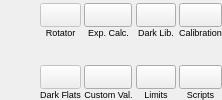
           <widget class="QWidget" name="toolsLayout" native="true">
            <layout class="QGridLayout" name="gridLayout" rowstretch="0,0,0,0,0">
             <property name="leftMargin">
              <number>0</number>
             </property>
             <property name="topMargin">
              <number>3</number>
             </property>
             <property name="rightMargin">
              <number>0</number>
             </property>
             <property name="bottomMargin">
              <number>0</number>
             </property>
             <property name="horizontalSpacing">
              <number>3</number>
             </property>
             <property name="verticalSpacing">
              <number>0</number>
             </property>
             <item row="1" column="5">
              <widget class="QLabel" name="darksLibraryLabel">
               <property name="font">
                <font>
                 <pointsize>7</pointsize>
                </font>
               </property>
               <property name="text">
                <string>Dark Lib.</string>
               </property>
               <property name="alignment">
                <set>Qt::AlignCenter</set>
               </property>
              </widget>
             </item>
             <item row="1" column="3">
              <widget class="QLabel" name="rotatorLabel">
               <property name="font">
                <font>
                 <pointsize>7</pointsize>
                </font>
               </property>
               <property name="text">
                <string>Rotator</string>
               </property>
               <property name="alignment">
                <set>Qt::AlignCenter</set>
               </property>
              </widget>
             </item>
             <item row="2" column="4">
              <spacer name="verticalSpacer_2">
               <property name="orientation">
                <enum>Qt::Vertical</enum>
               </property>
               <property name="sizeHint" stdset="0">
                <size>
                 <width>20</width>
                 <height>6</height>
                </size>
               </property>
              </spacer>
             </item>
             <item row="0" column="3">
              <widget class="QPushButton" name="rotatorB">
               <property name="enabled">
                <bool>false</bool>
               </property>
               <property name="sizePolicy">
                <sizepolicy hsizetype="Preferred" vsizetype="Preferred">
                 <horstretch>0</horstretch>
                 <verstretch>0</verstretch>
                </sizepolicy>
               </property>
               <property name="minimumSize">
                <size>
                 <width>24</width>
                 <height>24</height>
                </size>
               </property>
               <property name="maximumSize">
                <size>
                 <width>48</width>
                 <height>28</height>
                </size>
               </property>
               <property name="toolTip">
                <string>Rotator Control</string>
               </property>
               <property name="text">
                <string/>
               </property>
               <property name="icon">
                <iconset theme="rotation-allowed">
                 <normaloff>.</normaloff>.</iconset>
               </property>
               <property name="iconSize">
                <size>
                 <width>28</width>
                 <height>28</height>
                </size>
               </property>
              </widget>
             </item>
             <item row="1" column="4">
              <widget class="QLabel" name="exposureCalculationLabel">
               <property name="font">
                <font>
                 <pointsize>7</pointsize>
                </font>
               </property>
               <property name="text">
                <string>Exp. Calc.</string>
               </property>
               <property name="alignment">
                <set>Qt::AlignCenter</set>
               </property>
              </widget>
             </item>
             <item row="0" column="5">
              <widget class="QPushButton" name="darkLibraryB">
               <property name="sizePolicy">
                <sizepolicy hsizetype="Preferred" vsizetype="Preferred">
                 <horstretch>0</horstretch>
                 <verstretch>0</verstretch>
                </sizepolicy>
               </property>
               <property name="maximumSize">
                <size>
                 <width>48</width>
                 <height>28</height>
                </size>
               </property>
               <property name="toolTip">
                <string>Create and manage Dark Library</string>
               </property>
               <property name="text">
                <string/>
               </property>
               <property name="icon">
                <iconset theme="lighttable">
                 <normaloff>.</normaloff>.</iconset>
               </property>
               <property name="iconSize">
                <size>
                 <width>28</width>
                 <height>28</height>
                </size>
               </property>
              </widget>
             </item>
             <item row="0" column="4">
              <widget class="QPushButton" name="exposureCalcB">
               <property name="sizePolicy">
                <sizepolicy hsizetype="Preferred" vsizetype="Preferred">
                 <horstretch>0</horstretch>
                 <verstretch>0</verstretch>
                </sizepolicy>
               </property>
               <property name="minimumSize">
                <size>
                 <width>24</width>
                 <height>24</height>
                </size>
               </property>
               <property name="maximumSize">
                <size>
                 <width>48</width>
                 <height>28</height>
                </size>
               </property>
               <property name="toolTip">
                <string>&lt;html&gt;&lt;head/&gt;&lt;body&gt;&lt;p&gt;Exposure calculator&lt;/p&gt;&lt;/body&gt;&lt;/html&gt;</string>
               </property>
               <property name="text">
                <string/>
               </property>
               <property name="icon">
                <iconset theme="clock">
                 <normaloff>.</normaloff>.</iconset>
               </property>
               <property name="iconSize">
                <size>
                 <width>28</width>
                 <height>28</height>
                </size>
               </property>
              </widget>
             </item>
             <item row="0" column="6">
              <widget class="QPushButton" name="calibrationB">
               <property name="enabled">
                <bool>true</bool>
               </property>
               <property name="sizePolicy">
                <sizepolicy hsizetype="Preferred" vsizetype="Preferred">
                 <horstretch>0</horstretch>
                 <verstretch>0</verstretch>
                </sizepolicy>
               </property>
               <property name="minimumSize">
                <size>
                 <width>24</width>
                 <height>24</height>
                </size>
               </property>
               <property name="maximumSize">
                <size>
                 <width>48</width>
                 <height>28</height>
                </size>
               </property>
               <property name="toolTip">
                <string>Dark &amp; Flat frames automatic calibration options</string>
               </property>
               <property name="text">
                <string/>
               </property>
               <property name="icon">
                <iconset theme="lighttable">
                 <normaloff>.</normaloff>.</iconset>
               </property>
               <property name="iconSize">
                <size>
                 <width>28</width>
                 <height>28</height>
                </size>
               </property>
              </widget>
             </item>
             <item row="1" column="6">
              <widget class="QLabel" name="calibrationLabel">
               <property name="font">
                <font>
                 <pointsize>7</pointsize>
                </font>
               </property>
               <property name="text">
                <string>Calibration</string>
               </property>
               <property name="alignment">
                <set>Qt::AlignCenter</set>
               </property>
              </widget>
             </item>
             <item row="3" column="3">
              <widget class="QPushButton" name="generateDarkFlatsB">
               <property name="enabled">
                <bool>false</bool>
               </property>
               <property name="sizePolicy">
                <sizepolicy hsizetype="Preferred" vsizetype="Preferred">
                 <horstretch>0</horstretch>
                 <verstretch>0</verstretch>
                </sizepolicy>
               </property>
               <property name="minimumSize">
                <size>
                 <width>24</width>
                 <height>24</height>
                </size>
               </property>
               <property name="maximumSize">
                <size>
                 <width>48</width>
                 <height>28</height>
                </size>
               </property>
               <property name="toolTip">
                <string>&lt;html&gt;&lt;head/&gt;&lt;body&gt;&lt;p&gt;Generate Dark Flats after adding Flat frames to the sequence queue.&lt;/p&gt;&lt;/body&gt;&lt;/html&gt;</string>
               </property>
               <property name="text">
                <string/>
               </property>
               <property name="icon">
                <iconset theme="tools-wizard">
                 <normaloff>.</normaloff>.</iconset>
               </property>
               <property name="iconSize">
                <size>
                 <width>28</width>
                 <height>28</height>
                </size>
               </property>
              </widget>
             </item>
             <item row="4" column="3">
              <widget class="QLabel" name="darksFlatsLabel">
               <property name="font">
                <font>
                 <pointsize>7</pointsize>
                </font>
               </property>
               <property name="text">
                <string>Dark Flats</string>
               </property>
               <property name="alignment">
                <set>Qt::AlignCenter</set>
               </property>
              </widget>
             </item>
             <item row="3" column="4">
              <widget class="QPushButton" name="customValuesB">
               <property name="sizePolicy">
                <sizepolicy hsizetype="Preferred" vsizetype="Preferred">
                 <horstretch>0</horstretch>
                 <verstretch>0</verstretch>
                </sizepolicy>
               </property>
               <property name="minimumSize">
                <size>
                 <width>24</width>
                 <height>24</height>
                </size>
               </property>
               <property name="maximumSize">
                <size>
                 <width>48</width>
                 <height>28</height>
                </size>
               </property>
               <property name="toolTip">
                <string>Manage INDI sequence properties</string>
               </property>
               <property name="text">
                <string/>
               </property>
               <property name="icon">
                <iconset theme="document-properties">
                 <normaloff>.</normaloff>.</iconset>
               </property>
               <property name="iconSize">
                <size>
                 <width>28</width>
                 <height>28</height>
                </size>
               </property>
              </widget>
             </item>
             <item row="4" column="4">
              <widget class="QLabel" name="customValuesLabel">
               <property name="font">
                <font>
                 <pointsize>7</pointsize>
                </font>
               </property>
               <property name="text">
                <string>Custom Val.</string>
               </property>
               <property name="alignment">
                <set>Qt::AlignCenter</set>
               </property>
              </widget>
             </item>
             <item row="3" column="5">
              <widget class="QPushButton" name="limitsB">
               <property name="maximumSize">
                <size>
                 <width>48</width>
                 <height>28</height>
                </size>
               </property>
               <property name="toolTip">
                <string>Configure Guide &amp; Focus limits</string>
               </property>
               <property name="text">
                <string/>
               </property>
               <property name="icon">
                <iconset theme="firewall-applet-panic">
                 <normaloff>.</normaloff>.</iconset>
               </property>
               <property name="iconSize">
                <size>
                 <width>28</width>
                 <height>28</height>
                </size>
               </property>
              </widget>
             </item>
             <item row="4" column="5">
              <widget class="QLabel" name="limitsLabel">
               <property name="font">
                <font>
                 <pointsize>7</pointsize>
                </font>
               </property>
               <property name="text">
                <string>Limits</string>
               </property>
               <property name="alignment">
                <set>Qt::AlignCenter</set>
               </property>
              </widget>
             </item>
             <item row="3" column="6">
              <widget class="QPushButton" name="scriptManagerB">
               <property name="sizePolicy">
                <sizepolicy hsizetype="Minimum" vsizetype="Preferred">
                 <horstretch>0</horstretch>
                 <verstretch>0</verstretch>
                </sizepolicy>
               </property>
               <property name="maximumSize">
                <size>
                 <width>48</width>
                 <height>28</height>
                </size>
               </property>
               <property name="toolTip">
                <string>Manage sequence scripts</string>
               </property>
               <property name="text">
                <string/>
               </property>
               <property name="icon">
                <iconset theme="dialog-scripts">
                 <normaloff>.</normaloff>.</iconset>
               </property>
               <property name="iconSize">
                <size>
                 <width>28</width>
                 <height>28</height>
                </size>
               </property>
              </widget>
             </item>
             <item row="4" column="6">
              <widget class="QLabel" name="scriptsLabel">
               <property name="font">
                <font>
                 <pointsize>7</pointsize>
                </font>
               </property>
               <property name="text">
                <string>Scripts</string>
               </property>
               <property name="alignment">
                <set>Qt::AlignCenter</set>
               </property>
              </widget>
             </item>
             <item row="0" column="0">
              <spacer name="horizontalSpacer_7">
               <property name="orientation">
                <enum>Qt::Horizontal</enum>
               </property>
               <property name="sizeHint" stdset="0">
                <size>
                 <width>40</width>
                 <height>20</height>
                </size>
               </property>
              </spacer>
             </item>
            </layout>
           </widget>
